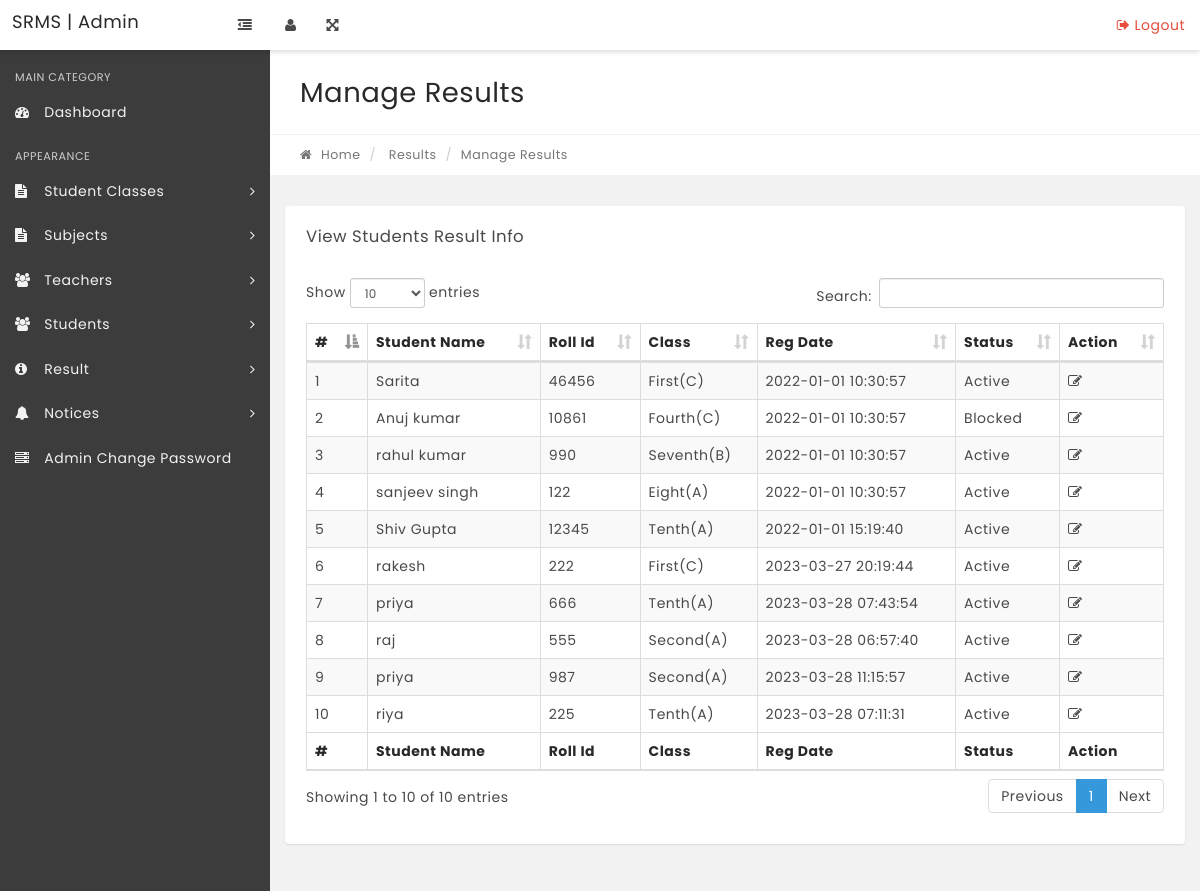
The app's page /manage-results.php, older data.
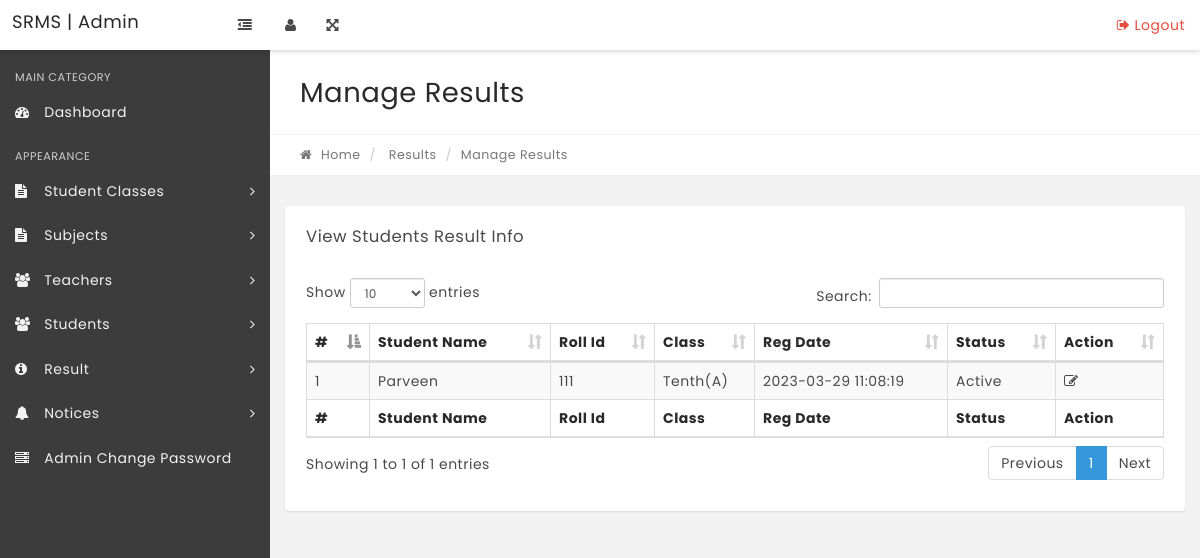
The same page, newer data.
### tables this page shows
CREATE TABLE `tblstudents` (
  `StudentId` int(11) NOT NULL,
  `StudentName` varchar(100) DEFAULT NULL,
  `RollId` varchar(100) DEFAULT NULL,
  `StudentEmail` varchar(100) DEFAULT NULL,
  `Gender` varchar(10) DEFAULT NULL,
  `DOB` varchar(100) DEFAULT NULL,
  `ClassId` int(11) DEFAULT NULL,
  `RegDate` timestamp NULL DEFAULT current_timestamp(),
  `UpdationDate` timestamp NULL DEFAULT NULL,
  `Status` int(1) DEFAULT NULL,
  `FatherName` varchar(100) NOT NULL,
  `Contact` varchar(13) NOT NULL,
  `Address` text NOT NULL,
  `MotherName` varchar(100) NOT NULL
);

### manage-results.php (the view, shortened to what this page needs)
<?php
include('includes/config.php');
if(strlen($_SESSION['alogin'])=="")
    {
    header("Location: index.php");
    }
    else{
?>
<!DOCTYPE html>
<html lang="en">
    <head>
        <link rel="stylesheet" href="css/bootstrap.min.css" media="screen" >
        <link rel="stylesheet" href="css/font-awesome.min.css" media="screen" >
        <link rel="stylesheet" href="css/animate-css/animate.min.css" media="screen" >
        <link rel="stylesheet" href="css/lobipanel/lobipanel.min.css" media="screen" >
        <link rel="stylesheet" href="css/prism/prism.css" media="screen" >
        <link rel="stylesheet" type="text/css" href="js/DataTables/datatables.min.css"/>
        <link rel="stylesheet" href="css/main.css" media="screen" >
    </head>
    <body class="top-navbar-fixed">
        <div class="main-wrapper">
   <?php include('includes/topbar.php');?>
            <div class="content-wrapper">
                <div class="content-container">
<?php include('includes/leftbar.php');?>
                    <div class="main-page">
                        <div class="container-fluid">
                            <div class="row page-title-div">
                                <div class="col-md-6">
                                    <h2 class="title">Manage Results</h2>
                                </div>
                            </div>
                            <div class="row breadcrumb-div">
                                <div class="col-md-6">
                                    <ul class="breadcrumb">
            							<li><a href="dashboard.php"><i class="fa fa-home"></i> Home</a></li>
                                        <li> Results</li>
            							<li class="active">Manage Results</li>
            						</ul>
                                </div>
                            </div>
                        </div>
                        <section class="section">
                            <div class="container-fluid">
                                <div class="row">
                                    <div class="col-md-12">
                                        <div class="panel">
                                            <div class="panel-heading">
                                                <div class="panel-title">
                                                    <h5>View Students Result Info</h5>
                                                </div>
                                            </div>
                                            <div class="panel-body p-20">
                                                <table id="example" class="display table table-striped table-bordered" cellspacing="0" width="100%">
                                                    <thead>
                                                        <tr>
                                                            <th>#</th>
                                                            <th>Student Name</th>
                                                            <th>Roll Id</th>
                                                            <th>Class</th>
                                                            <th>Reg Date</th>
                                                            <th>Status</th>
                                                            <th>Action</th>
                                                        </tr>
                                                    </thead>
                                                    <tfoot>
                                                        <tr>
                                                          <th>#</th>
                                                            <th>Student Name</th>
                                                            <th>Roll Id</th>
                                                            <th>Class</th>
                                                            <th>Reg Date</th>
                                                            <th>Status</th>
                                                            <th>Action</th>
                                                        </tr>
                                                    </tfoot>
                                                    <tbody>
<?php $sql = "SELECT  distinct tblstudents.StudentName,tblstudents.RollId,tblstudents.RegDate,tblstudents.StudentId,tblstudents.Status,tblclasses.ClassName,tblclasses.Section from tblresult join tblstudents on tblstudents.StudentId=tblresult.StudentId  join tblclasses on tblclasses.id=tblresult.ClassId";
$query = $dbh->prepare($sql);
$query->execute();
$results=$query->fetchAll(PDO::FETCH_OBJ);
$cnt=1;
if($query->rowCount() > 0)
{
foreach($results as $result)
{   ?>
<tr>
 <td><?php echo htmlentities($cnt);?></td>
                                                            <td><?php echo htmlentities($result->StudentName);?></td>
                                                            <td><?php echo htmlentities($result->RollId);?></td>
                                                            <td><?php echo htmlentities($result->ClassName);?>(<?php echo htmlentities($result->Section);?>)</td>
                                                            <td><?php echo htmlentities($result->RegDate);?></td>
                                                             <td><?php if($result->Status==1){
echo htmlentities('Active');
}
else{
   echo htmlentities('Blocked');
}
                                                                ?></td>
<td>
<a href="edit-result.php?stid=<?php echo htmlentities($result->StudentId);?>"><i class="fa fa-edit" title="Edit Record"></i> </a>
</td>
</tr>
<?php $cnt=$cnt+1;}} ?>
                                                    </tbody>
                                                </table>
                                            </div>
                                        </div>
                                    </div>
                                                </div>
                                            </div>
                                        </div>
                                    </div>
                                </div>
                            </div>
    </body>
</html>
<?php } ?>

### includes/topbar.php (shortened to what this page needs)
<nav class="navbar top-navbar bg-white box-shadow">
          	<div class="container-fluid">
                  <div class="row">
                      <div class="navbar-header no-padding">
              			<a class="navbar-brand" href="dashboard.php">
              			    SRMS | Admin
              			</a>
                          <span class="small-nav-handle hidden-sm hidden-xs"><i class="fa fa-outdent"></i></span>
              		</div>
              		<div class="collapse navbar-collapse" id="navbar-collapse-1">
              			<ul class="nav navbar-nav" data-dropdown-in="fadeIn" data-dropdown-out="fadeOut">
                              <li class="hidden-sm hidden-xs"><a href="#" class="user-info-handle"><i class="fa fa-user"></i></a></li>
                              <li class="hidden-sm hidden-xs"><a href="#" class="full-screen-handle"><i class="fa fa-arrows-alt"></i></a></li>
              			</ul>
              			<ul class="nav navbar-nav navbar-right" data-dropdown-in="fadeIn" data-dropdown-out="fadeOut">
              				    <li><a href="logout.php" class="color-danger text-center"><i class="fa fa-sign-out"></i> Logout</a></li>
              			</ul>
              		</div>
                  </div>
          	</div>
          </nav>

### includes/leftbar.php (shortened to what this page needs)
<div class="left-sidebar bg-black-300 box-shadow ">
    <div class="sidebar-content">
        <div class="user-info closed">
        </div>
        <div class="sidebar-nav">
            <ul class="side-nav color-gray">
                <li class="nav-header">
                    <span class="">Main Category</span>
                </li>
                <li>
                    <a href="dashboard.php"><i class="fa fa-dashboard"></i> <span>Dashboard</span> </a>
                </li>
                <li class="nav-header">
                    <span class="">Appearance</span>
                </li>
                <li class="has-children">
                    <a href="#"><i class="fa fa-file-text"></i> <span>Student Classes</span> <i
                            class="fa fa-angle-right arrow"></i></a>
                </li>
                <li class="has-children">
                    <a href="#"><i class="fa fa-file-text"></i> <span>Subjects</span> <i
                            class="fa fa-angle-right arrow"></i></a>
                </li>
            </ul>
            <li class="has-children">
                <a href="#"><i class="fa fa-users"></i> <span>Teachers</span> <i
                        class="fa fa-angle-right arrow"></i></a>
            </li>
            <li class="has-children">
                <a href="#"><i class="fa fa-users"></i> <span>Students</span> <i
                        class="fa fa-angle-right arrow"></i></a>
            </li>
            <li class="has-children">
                <a href="#"><i class="fa fa-info-circle"></i> <span>Result</span> <i
                        class="fa fa-angle-right arrow"></i></a>
            </li>
            <li class="has-children">
                <a href="#"><i class="fa fa-bell"></i> <span>Notices</span> <i class="fa fa-angle-right arrow"></i></a>
            </li>
            <li><a href="change-password.php"><i class="fa fa fa-server"></i> <span> Admin Change Password</span></a>
            </li>
        </div>
    </div>
</div>

Row changes from the older to the newer data that the page shows:
removed tblstudents: StudentName "Sarita", RollId "46456", ClassName "First", Section "C", RegDate "2022-01-01 10:30:57"
removed tblstudents: StudentName "Anuj kumar", RollId "10861", ClassName "Fourth", Section "C", RegDate "2022-01-01 10:30:57"
removed tblstudents: StudentName "rahul kumar", RollId "990", ClassName "Seventh", Section "B", RegDate "2022-01-01 10:30:57"
removed tblstudents: StudentName "sanjeev singh", RollId "122", ClassName "Eight", Section "A", RegDate "2022-01-01 10:30:57"
removed tblstudents: StudentName "Shiv Gupta", RollId "12345", ClassName "Tenth", Section "A", RegDate "2022-01-01 15:19:40"
removed tblstudents: StudentName "rakesh", RollId "222", ClassName "First", Section "C", RegDate "2023-03-27 20:19:44"
removed tblstudents: StudentName "priya", RollId "666", ClassName "Tenth", Section "A", RegDate "2023-03-28 07:43:54"
removed tblstudents: StudentName "raj", RollId "555", ClassName "Second", Section "A", RegDate "2023-03-28 06:57:40"
removed tblstudents: StudentName "priya", RollId "987", ClassName "Second", Section "A", RegDate "2023-03-28 11:15:57"
removed tblstudents: StudentName "riya", RollId "225", ClassName "Tenth", Section "A", RegDate "2023-03-28 07:11:31"
added tblstudents: StudentName "Parveen", RollId "111", ClassName "Tenth", Section "A", RegDate "2023-03-29 11:08:19"
Text that changed along with them:
text written by a page script: "Show entries Search: Showing 1 to 10 of 10 entries Previous 1 Next" → "Show entries Search: Showing 1 to 1 of 1 entries Previous 1 Next"
